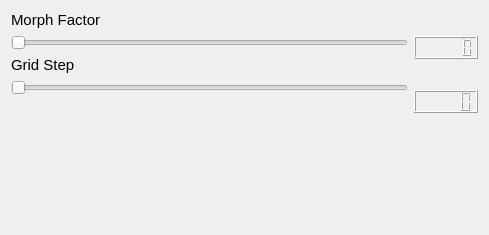
<?xml version="1.0" encoding="UTF-8"?>
<ui version="4.0">
 <class>Form</class>
 <widget class="QWidget" name="Form">
  <property name="geometry">
   <rect>
    <x>0</x>
    <y>0</y>
    <width>489</width>
    <height>235</height>
   </rect>
  </property>
  <property name="windowTitle">
   <string>Form</string>
  </property>
  <layout class="QVBoxLayout" name="verticalLayout_3">
   <item>
    <layout class="QHBoxLayout" name="horizontalLayout">
     <item>
      <layout class="QVBoxLayout" name="verticalLayout">
       <item>
        <widget class="QLabel" name="label">
         <property name="lineWidth">
          <number>2</number>
         </property>
         <property name="text">
          <string>&lt;html&gt;&lt;head/&gt;&lt;body&gt;&lt;p&gt;&lt;span style=&quot; font-size:11pt;&quot;&gt;Morph Factor&lt;/span&gt;&lt;/p&gt;&lt;/body&gt;&lt;/html&gt;</string>
         </property>
         <property name="textFormat">
          <enum>Qt::AutoText</enum>
         </property>
        </widget>
       </item>
       <item>
        <widget class="QSlider" name="MorphSlider">
         <property name="maximum">
          <number>100</number>
         </property>
         <property name="orientation">
          <enum>Qt::Horizontal</enum>
         </property>
        </widget>
       </item>
       <item>
        <widget class="QLabel" name="label_2">
         <property name="text">
          <string>&lt;html&gt;&lt;head/&gt;&lt;body&gt;&lt;p&gt;&lt;span style=&quot; font-size:11pt;&quot;&gt;Grid Step&lt;/span&gt;&lt;/p&gt;&lt;/body&gt;&lt;/html&gt;</string>
         </property>
        </widget>
       </item>
       <item>
        <widget class="QSlider" name="GridSlider">
         <property name="maximum">
          <number>100</number>
         </property>
         <property name="orientation">
          <enum>Qt::Horizontal</enum>
         </property>
        </widget>
       </item>
       <item>
        <spacer name="verticalSpacer">
         <property name="orientation">
          <enum>Qt::Vertical</enum>
         </property>
         <property name="sizeHint" stdset="0">
          <size>
           <width>20</width>
           <height>40</height>
          </size>
         </property>
        </spacer>
       </item>
      </layout>
     </item>
     <item>
      <layout class="QVBoxLayout" name="verticalLayout_2">
       <item>
        <spacer name="verticalSpacer_4">
         <property name="orientation">
          <enum>Qt::Vertical</enum>
         </property>
         <property name="sizeType">
          <enum>QSizePolicy::Fixed</enum>
         </property>
         <property name="sizeHint" stdset="0">
          <size>
           <width>20</width>
           <height>25</height>
          </size>
         </property>
        </spacer>
       </item>
       <item>
        <widget class="QLCDNumber" name="MorphNumber">
         <property name="smallDecimalPoint">
          <bool>true</bool>
         </property>
         <property name="segmentStyle">
          <enum>QLCDNumber::Filled</enum>
         </property>
        </widget>
       </item>
       <item>
        <spacer name="verticalSpacer_3">
         <property name="orientation">
          <enum>Qt::Vertical</enum>
         </property>
         <property name="sizeType">
          <enum>QSizePolicy::Fixed</enum>
         </property>
         <property name="sizeHint" stdset="0">
          <size>
           <width>20</width>
           <height>25</height>
          </size>
         </property>
        </spacer>
       </item>
       <item>
        <widget class="QLCDNumber" name="GridNumber"/>
       </item>
       <item>
        <spacer name="verticalSpacer_2">
         <property name="orientation">
          <enum>Qt::Vertical</enum>
         </property>
         <property name="sizeHint" stdset="0">
          <size>
           <width>20</width>
           <height>60</height>
          </size>
         </property>
        </spacer>
       </item>
      </layout>
     </item>
    </layout>
   </item>
  </layout>
 </widget>
 <resources/>
 <connections>
  <connection>
   <sender>GridSlider</sender>
   <signal>valueChanged(int)</signal>
   <receiver>GridNumber</receiver>
   <slot>display(int)</slot>
   <hints>
    <hint type="sourcelabel">
     <x>329</x>
     <y>110</y>
    </hint>
    <hint type="destinationlabel">
     <x>686</x>
     <y>118</y>
    </hint>
   </hints>
  </connection>
  <connection>
   <sender>MorphSlider</sender>
   <signal>valueChanged(int)</signal>
   <receiver>MorphNumber</receiver>
   <slot>display(int)</slot>
   <hints>
    <hint type="sourcelabel">
     <x>329</x>
     <y>52</y>
    </hint>
    <hint type="destinationlabel">
     <x>686</x>
     <y>56</y>
    </hint>
   </hints>
  </connection>
 </connections>
</ui>
